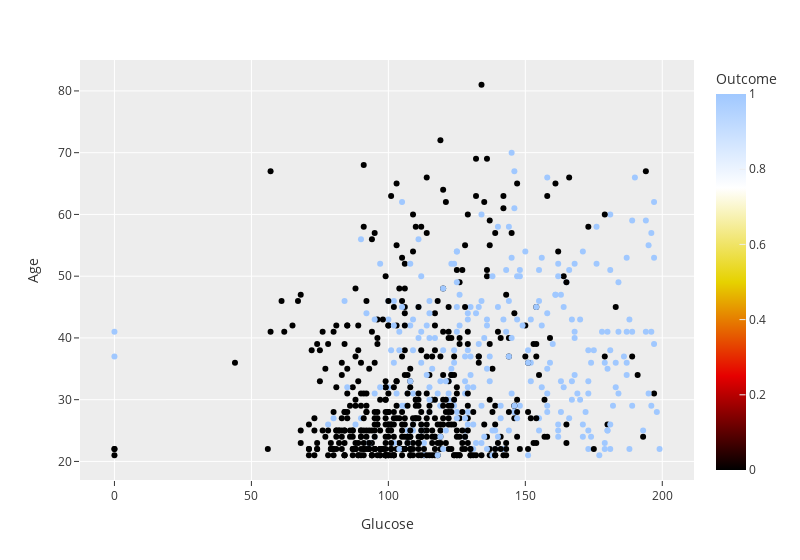

The code cell stored with this chart in its notebook:
### Code cell
plot_data(df,"Glucose","Age","Outcome")

### Figure 1 — Plotly figure (JSON) as saved in the notebook; plotly's stock layout.template omitted (floating-point values rounded to 4 significant figures; data arrays with more than 128 entries replaced by an {"elided": "..."} marker saying what was removed)
{"data": [{"hovertemplate": "Glucose=%{x}<br>Age=%{y}<br>Outcome=%{marker.color}<extra></extra>", "legendgroup": "", "marker": {"color": {"elided": "768 int values"}, "coloraxis": "coloraxis", "symbol": "circle"}, "mode": "markers", "name": "", "orientation": "v", "showlegend": false, "type": "scatter", "x": {"elided": "768 int values"}, "xaxis": "x", "y": {"elided": "768 int values"}, "yaxis": "y"}], "layout": {"coloraxis": {"colorbar": {"title": {"text": "Outcome"}}, "colorscale": [[0, "rgb(0,0,0)"], [0.25, "rgb(230,0,0)"], [0.5, "rgb(230,210,0)"], [0.75, "rgb(255,255,255)"], [1, "rgb(160,200,255)"]]}, "legend": {"tracegroupgap": 0}, "margin": {"t": 60}, "width": 800, "xaxis": {"anchor": "y", "domain": [0, 1], "title": {"text": "Glucose"}}, "yaxis": {"anchor": "x", "domain": [0, 1], "title": {"text": "Age"}}}}
